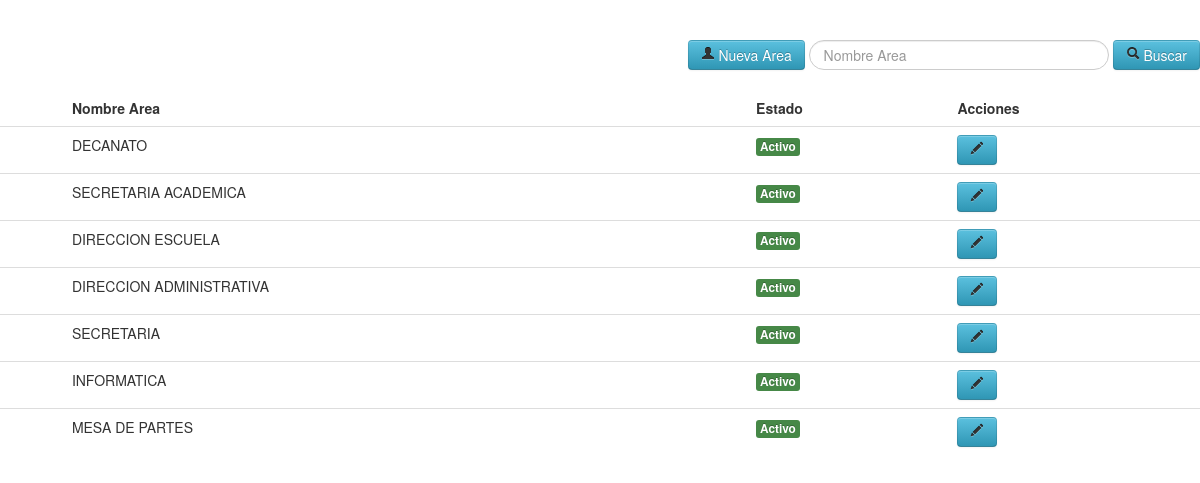
The page /admin/l_area.php (signed in) on the database its author committed.
### tables this page shows
CREATE TABLE IF NOT EXISTS `area` (
  `id` int(10) NOT NULL AUTO_INCREMENT,
  `nombre` varchar(100) NOT NULL,
  `estado` varchar(2) NOT NULL,
  PRIMARY KEY (`id`)
);

### admin/l_area.php (the view, shortened to what this page needs)
<!DOCTYPE html>
<html lang="en">
<head>
    <link href="css/bootstrap.css" rel="stylesheet">
    <link href="css/bootstrap-responsive.css" rel="stylesheet">
    <link href="css/docs.css" rel="stylesheet">
    <link href="js/google-code-prettify/prettify.css" rel="stylesheet">
</head>
<body data-spy="scroll" data-target=".bs-docs-sidebar">
<div align="right">
<form name="form1" method="post" action="">
	<a href="c_area.php" class="btn btn-info"><i class="icon-user"></i> Nueva Area</a>
	<input type="text" name="bus" class="input-xlarge search-query" placeholder="Nombre Area">
	<button type="submit" class="btn btn-info"><i class="icon-search"></i> Buscar</button>
</form>
</div>
<table class="table table-hover" border="0">
  <thead>
  <tr>
    <td>&nbsp;</td>
    <td><strong>Nombre Area</strong></td>
    <td><strong>Estado</strong></td>
    <td><strong>Acciones</strong></td>
  </tr>
  </thead>
  <tbody>
  <?php
  	if(empty($_POST['bus'])){
		$can=mysql_query("SELECT * FROM area");
	}else{
		$buscar=$_POST['bus'];
		$can=mysql_query("SELECT * FROM area where nombre LIKE '$buscar%'");
	}
	while($dato=mysql_fetch_array($can)){
		if($dato['estado']=="n"){
			$estado='<span class="label label-important">Inactivo</span>';
		}else{
			$estado='<span class="label label-success">Activo</span>';
		}
  ?>
  <tr>
    <td>&nbsp;</td>
    <td><?php echo $dato['nombre']; ?></td>
    <td><a href="l_area.php?estado=<?php echo $dato['id']; ?>"><?php echo $estado; ?></a></td>
    <td><a href="c_area.php?id=<?php echo $dato['id']; ?>" title="Editar Area" class="btn btn-info"><i class="icon-pencil"></i></a></td>
  </tr>
  <?php } ?>
  </tbody>
</table>
</body>
</html>

### admin/css/docs.css (style rules this page uses)
body { position: relative; padding-top: 40px; }

### rows shown on the page
area: nombre "DECANATO", estado "Activo"
area: nombre "SECRETARIA ACADEMICA", estado "Activo"
area: nombre "DIRECCION ESCUELA", estado "Activo"
area: nombre "DIRECCION ADMINISTRATIVA", estado "Activo"
area: nombre "SECRETARIA", estado "Activo"
area: nombre "INFORMATICA", estado "Activo"
area: nombre "MESA DE PARTES", estado "Activo"
